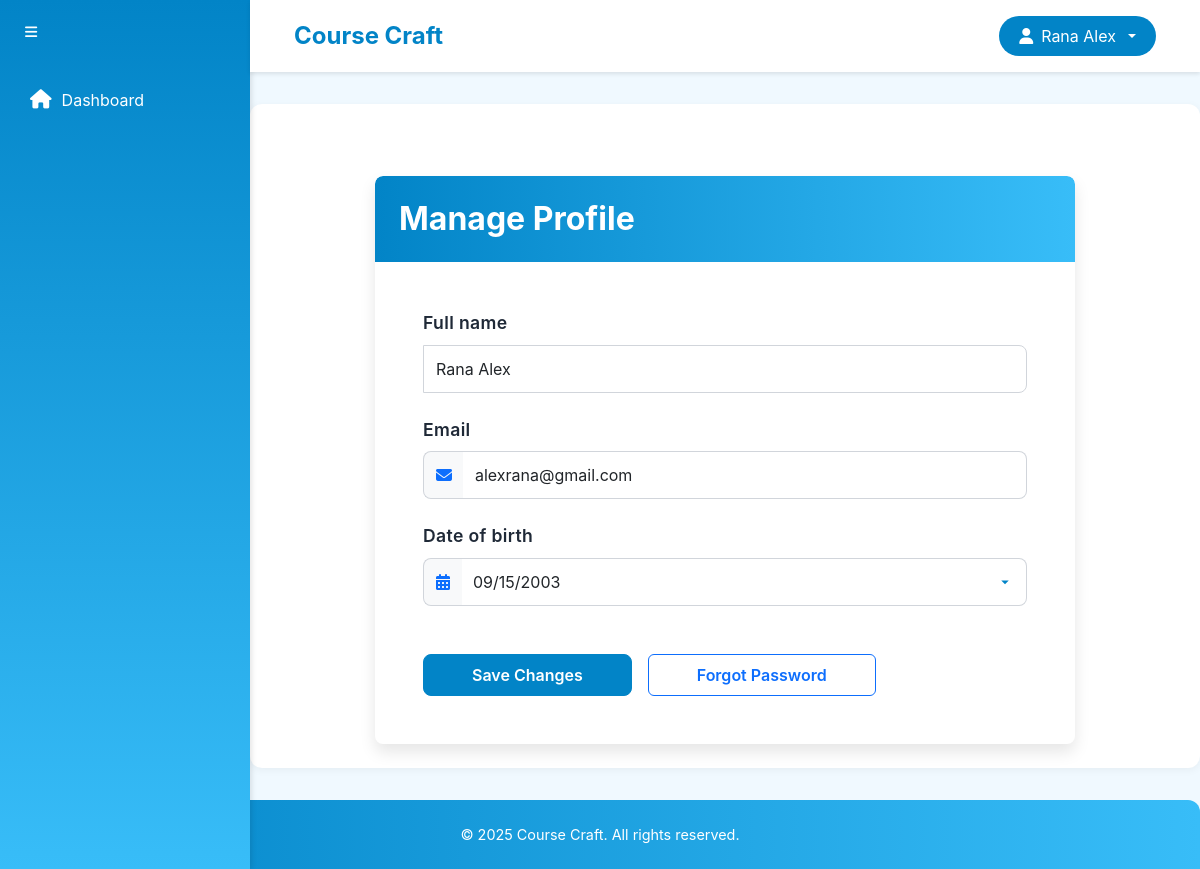
The page /student/manage-profile/ (signed in) on the database its author committed.
### account/models.py (models this page shows, shortened)
class User(AbstractBaseUser, PermissionsMixin):
    username = models.CharField(max_length=150, unique=True)
    full_name = models.CharField(max_length=255)
    date_of_birth = models.DateField()
    email = models.EmailField(unique=True)
    is_teacher = models.IntegerField(default=0)  # 0 for student, 1 for teacher
    created_at = models.DateTimeField(default=timezone.now)
    is_active = models.BooleanField(default=True)
    is_staff = models.BooleanField(default=False)
    objects = UserManager()
    USERNAME_FIELD = 'username'
    REQUIRED_FIELDS = ['email', 'full_name', 'date_of_birth']

### student/views.py (the view)
# urls.py: path('manage-profile/', views.manage_profile, name='manage_profile'),
@login_required
def manage_profile(request):
    if request.user.is_teacher:
        return redirect('teacher:dashboard')
    user = request.user
    if request.method == 'POST':
        form = StudentProfileForm(request.POST, instance=user)
        if form.is_valid():
            form.save()
            return redirect('student:manage_profile')
    else:
        form = StudentProfileForm(instance=user)
    return render(request, 'student/manage_profile.html', {'form': form})

### student/forms.py
class StudentProfileForm(forms.ModelForm):
    class Meta:
        model = User
        fields = ['full_name', 'email', 'date_of_birth']
        widgets = {
            'date_of_birth': forms.DateInput(attrs={'type': 'date'}),
        }

### templates/student/manage_profile.html (shortened to what this page needs)
{% extends 'teacher/base.html' %}
{% block content %}
<div class="container mt-5">
    <div class="card shadow-lg border-0 rounded-3 mx-auto" style="max-width: 700px;">
        <div class="card-header bg-primary text-white rounded-top-3 p-4">
            <h2 class="mb-0 fw-bold">Manage Profile</h2>
        </div>
        <div class="card-body p-5">
            <form method="post" novalidate>
                <div class="row g-4">
                    {% for field in form %}
                        <div class="col-12">
                            <label for="{{ field.id_for_label }}" class="form-label fw-semibold text-dark mb-2">{{ field.label }}</label>
                            <div class="input-group">
                                {% if field.name == 'email' %}
                                    <span class="input-group-text bg-light border-end-0"><i class="fas fa-envelope text-primary"></i></span>
                                    <input type="email" class="form-control border-start-0" id="{{ field.id_for_label }}" name="{{ field.name }}" value="{{ field.value|default_if_none:'' }}" placeholder="Enter your email" {% if field.field.required %}required{% endif %}>
                                {% elif field.name == 'first_name' %}
                                    <span class="input-group-text bg-light border-end-0"><i class="fas fa-id-card text-primary"></i></span>
                                    <input type="text" class="form-control border-start-0" id="{{ field.id_for_label }}" name="{{ field.name }}" value="{{ field.value|default_if_none:'' }}" placeholder="Enter your first name">
                                {% elif field.name == 'last_name' %}
                                    <span class="input-group-text bg-light border-end-0"><i class="fas fa-id-card text-primary"></i></span>
                                    <input type="text" class="form-control border-start-0" id="{{ field.id_for_label }}" name="{{ field.name }}" value="{{ field.value|default_if_none:'' }}" placeholder="Enter your last name">
                                {% elif field.name == 'date_of_birth' %}
                                    <span class="input-group-text bg-light border-end-0"><i class="fas fa-calendar-alt text-primary"></i></span>
                                    <input type="date" class="form-control border-start-0 date-picker" id="{{ field.id_for_label }}" name="{{ field.name }}" value="{{ field.value|date:'Y-m-d'|default_if_none:'' }}" placeholder="Select your date of birth">
                                {% else %}
                                    <input type="text" class="form-control" id="{{ field.id_for_label }}" name="{{ field.name }}" value="{{ field.value|default_if_none:'' }}" placeholder="Enter {{ field.label|lower }}" {% if field.field.required %}required{% endif %}>
                                {% endif %}
                            </div>
                        </div>
                    {% endfor %}
                </div>
                <div class="d-flex gap-3 mt-5 justify-content-between align-items-center flex-wrap">
                    <div class="d-flex gap-3 flex-wrap">
                        <button type="submit" class="btn btn-primary px-5 py-2 fw-semibold">Save Changes</button>
                        <button type="button" class="btn btn-outline-primary px-5 py-2 fw-semibold" onclick="window.location.href='#'">Forgot Password</button>
            </form>
        </div>
    </div>
</div>
{% endblock %}

### templates/teacher/base.html (shortened to what this page needs)
<!DOCTYPE html>
<html lang="en">
<head>
    <link href="https://cdn.jsdelivr.net/npm/bootstrap@5.3.3/dist/css/bootstrap.min.css" rel="stylesheet">
    <link href="https://cdnjs.cloudflare.com/ajax/libs/font-awesome/6.4.2/css/all.min.css" rel="stylesheet">
</head>
<body>
    <div class="bg-primary text-white position-fixed h-100 sidebar" id="sidebar">
        <button class="btn btn-sm text-white mt-3 ms-3" onclick="toggleSidebar()">
            <i class="fas fa-bars"></i>
        </button>
        <nav class="nav flex-column mt-4">
            <a class="nav-link" href="{% url 'dashboard' %}"><i class="fas fa-home"></i><span>Dashboard</span></a>
        </nav>
    </div>
    <div class="main-content" id="mainContent">
        <nav class="navbar navbar-expand-lg navbar-light bg-light">
            <div class="container-fluid justify-content-between">
                <span class="navbar-brand mb-0 h1">Course Craft</span>
                <div class="dropdown">
                    <button class="btn btn-secondary dropdown-toggle" type="button" id="userDropdown" data-bs-toggle="dropdown" aria-expanded="false">
                        <i class="fas fa-user"></i>
                        <span>{{ user.full_name }}</span>
                    </button>
                </div>
            </div>
        </nav>
        <main class="container py-4">
            {% block content %}{% endblock %}
        </main>
    </div>
    <footer class="mt-auto">
        © 2025 Course Craft. All rights reserved.
    </footer>
</body>
</html>

### templates/teacher/base.html (style rules this page uses)
:root { --primary-blue: #0284c7; --secondary-blue: #38bdf8; --light-blue: #e0f2fe; --text-color: #1f2937; }
body { min-height: 100vh; display: flex; flex-direction: column; font-family: 'Inter', -apple-system, BlinkMacSystemFont, sans-serif; background-color: #f0f9ff; }
.sidebar { width: 250px; transition: width 0.3s ease-in-out; background: linear-gradient(180deg, var(--primary-blue), var(--secondary-blue)); box-shadow: 2px 0 5px rgba(0,0,0,0.1); }
.sidebar .nav-link { color: white; padding: 12px 20px; border-radius: 8px; margin: 5px 10px; transition: all 0.3s ease; display: flex; align-items: center; gap: 10px; }
.sidebar .nav-link i { font-size: 1.2rem; }
.main-content { flex-grow: 1; margin-left: 250px; transition: margin-left 0.3s ease-in-out; }
.navbar { background: white !important; box-shadow: 0 2px 4px rgba(0,0,0,0.1); padding: 1rem 2rem; }
.navbar-brand { font-weight: 700; color: var(--primary-blue) !important; font-size: 1.5rem; }
.dropdown-toggle { background: var(--primary-blue) !important; border: none; border-radius: 25px; padding: 8px 20px; transition: all 0.3s ease; display: flex; align-items: center; gap: 8px; color: white; }
main { background: white; border-radius: 12px; box-shadow: 0 2px 8px rgba(0,0,0,0.05); margin: 2rem; padding: 2rem; }
footer { background: linear-gradient(90deg, var(--primary-blue), var(--secondary-blue)); color: white; padding: 1.5rem; text-align: center; font-size: 0.9rem; border-top-left-radius: 12px; border-top-right-radius: 12px; }

### templates/student/manage_profile.html (style rules this page uses)
.card { background: white; border-radius: 12px; overflow: hidden; transition: transform 0.3s ease, box-shadow 0.3s ease; }
.card-header { background: linear-gradient(90deg, var(--primary-blue), var(--secondary-blue)) !important; border-bottom: none; }
.form-control { border: 1px solid #d1d5db; border-radius: 0 8px 8px 0; padding: 12px; font-size: 1rem; transition: border-color 0.3s ease, box-shadow 0.3s ease; height: 48px; background: #fff; }
.date-picker { appearance: none; -webkit-appearance: none; -moz-appearance: none; background-size: 18px; }
.input-group-text { border: 1px solid #d1d5db; border-radius: 8px 0 0 8px; background: #f9fafb; color: var(--primary-blue); padding:/ 0 12px; display: flex; align-items: center; height: 48px; transition: background 0.3s ease; }
.form-label { color: var(--text-color); font-size: 1.1rem; margin-bottom: 0.75rem; letter-spacing: 0.02em; }
.btn-primary { background-color: var(--primary-blue); border-color: var(--primary-blue); border-radius: 8px; padding: 12px 24px; font-size: 1rem; transition: all 0.3s ease; }
.text-dark { color: var(--text-color) !important; }
.shadow-lg { box-shadow: 0 8px 16px rgba(0, 0, 0, 0.1) !important; }
.form-control::placeholder { color: #9ca3af; font-style: italic; }

### rows shown on the page
User: full_name "Rana Alex", full_name "Rana Alex", email "alexrana@gmail.com", date_of_birth "09/15/2003"

### other values the page prints
{{ field.label }} "Full name" "Email" "Date of birth"
